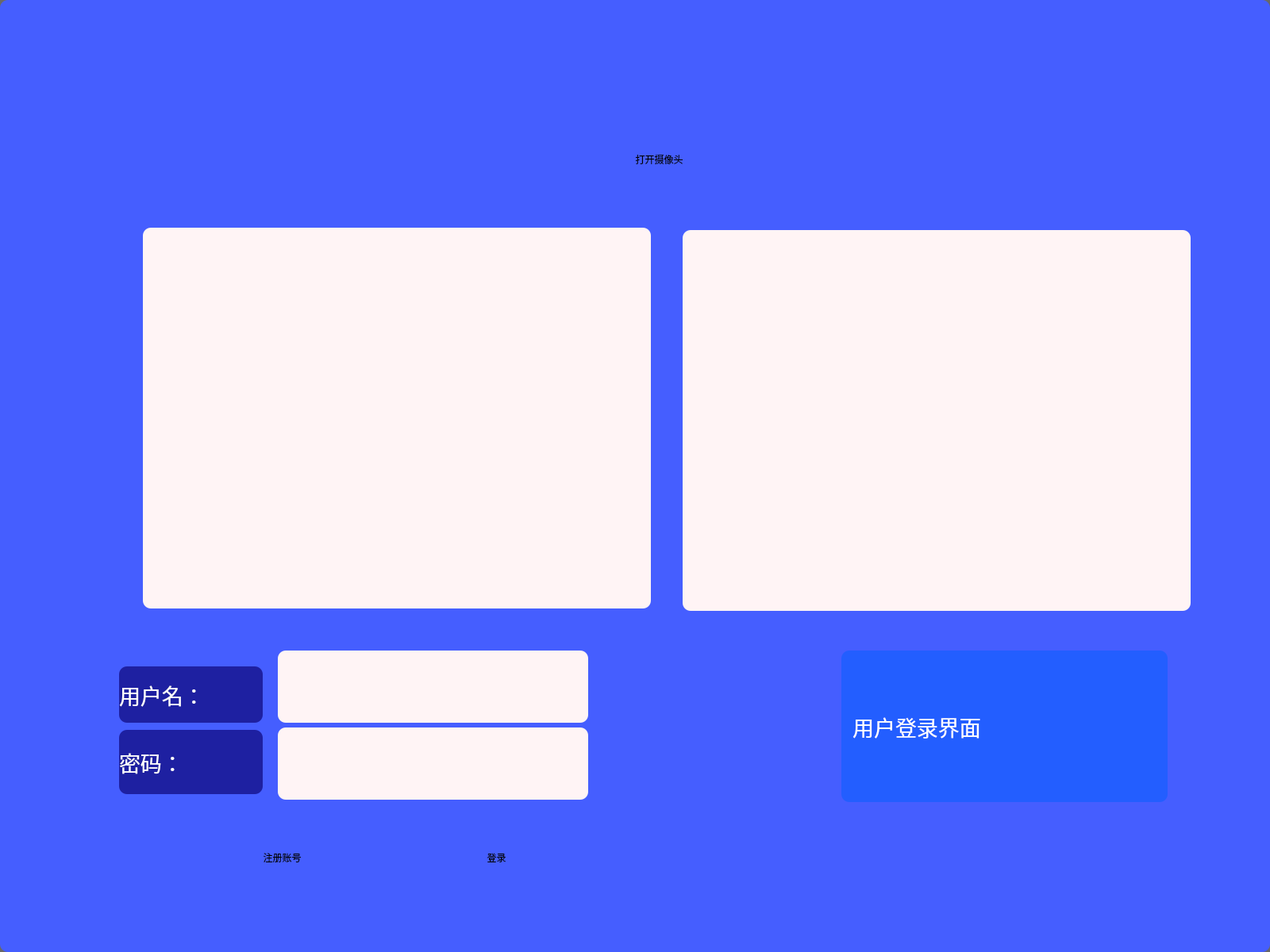
<?xml version="1.0" encoding="UTF-8"?>
<ui version="4.0">
 <class>MainWindow</class>
 <widget class="QMainWindow" name="MainWindow">
  <property name="enabled">
   <bool>true</bool>
  </property>
  <property name="geometry">
   <rect>
    <x>0</x>
    <y>0</y>
    <width>1600</width>
    <height>1200</height>
   </rect>
  </property>
  <property name="minimumSize">
   <size>
    <width>1600</width>
    <height>1200</height>
   </size>
  </property>
  <property name="maximumSize">
   <size>
    <width>1600</width>
    <height>1200</height>
   </size>
  </property>
  <property name="windowTitle">
   <string>MainWindow</string>
  </property>
  <property name="styleSheet">
   <string notr="true">background-color: rgb(104, 104, 104);

color：white；</string>
  </property>
  <widget class="QWidget" name="centralwidget">
   <property name="styleSheet">
    <string notr="true">background-color:rgb(69, 94, 255);
border-bottom-right-radius:10px;
border-top-left-radius:10px;
border-bottom-left-radius:10px;
border-top-right-radius:10px;
color：white；</string>
   </property>
   <widget class="QLabel" name="label_2">
    <property name="geometry">
     <rect>
      <x>1060</x>
      <y>820</y>
      <width>411</width>
      <height>191</height>
     </rect>
    </property>
    <property name="font">
     <font>
      <family>仿宋_GB2312</family>
      <pointsize>20</pointsize>
      <weight>50</weight>
      <italic>false</italic>
      <bold>false</bold>
     </font>
    </property>
    <property name="styleSheet">
     <string notr="true">color:white;
background-color: rgb(35, 94, 255);
font: 20pt &quot;仿宋_GB2312&quot;;</string>
    </property>
    <property name="text">
     <string>  用户登录界面</string>
    </property>
   </widget>
   <widget class="QLabel" name="label_3">
    <property name="geometry">
     <rect>
      <x>150</x>
      <y>840</y>
      <width>181</width>
      <height>71</height>
     </rect>
    </property>
    <property name="font">
     <font>
      <family>仿宋_GB2312</family>
      <pointsize>20</pointsize>
      <weight>50</weight>
      <italic>false</italic>
      <bold>false</bold>
     </font>
    </property>
    <property name="styleSheet">
     <string notr="true">color:white;
font: 20pt &quot;仿宋_GB2312&quot;;
background-color:rgb(30, 32, 161);</string>
    </property>
    <property name="text">
     <string>用户名：</string>
    </property>
   </widget>
   <widget class="QTextEdit" name="textEdit">
    <property name="geometry">
     <rect>
      <x>350</x>
      <y>820</y>
      <width>391</width>
      <height>91</height>
     </rect>
    </property>
    <property name="styleSheet">
     <string notr="true">background-color: rgb(255, 244, 245);
border-top-left-radius:10px;
border-bottom-left-radius:10px;
border-top-right-radius:10px;
border-bottom-right-radius:10px;</string>
    </property>
   </widget>
   <widget class="QLabel" name="label_4">
    <property name="geometry">
     <rect>
      <x>150</x>
      <y>920</y>
      <width>181</width>
      <height>81</height>
     </rect>
    </property>
    <property name="font">
     <font>
      <family>仿宋_GB2312</family>
      <pointsize>20</pointsize>
      <weight>50</weight>
      <italic>false</italic>
      <bold>false</bold>
     </font>
    </property>
    <property name="styleSheet">
     <string notr="true">color:white;
font: 20pt &quot;仿宋_GB2312&quot;;
background-color:rgb(30, 32, 161);</string>
    </property>
    <property name="text">
     <string>密码：</string>
    </property>
   </widget>
   <widget class="QTextEdit" name="textEdit_2">
    <property name="geometry">
     <rect>
      <x>350</x>
      <y>917</y>
      <width>391</width>
      <height>91</height>
     </rect>
    </property>
    <property name="styleSheet">
     <string notr="true">background-color: rgb(255, 244, 245);
border-top-left-radius:10px;
border-bottom-left-radius:10px;
border-top-right-radius:10px;
border-bottom-right-radius:10px;</string>
    </property>
   </widget>
   <widget class="QLabel" name="label">
    <property name="geometry">
     <rect>
      <x>180</x>
      <y>287</y>
      <width>640</width>
      <height>480</height>
     </rect>
    </property>
    <property name="styleSheet">
     <string notr="true">background-color: rgb(255, 244, 245);
border-top-left-radius:10px;
border-bottom-left-radius:10px;
border-top-right-radius:10px;
border-bottom-right-radius:10px;</string>
    </property>
    <property name="text">
     <string/>
    </property>
   </widget>
   <widget class="QPushButton" name="pushButton_3">
    <property name="geometry">
     <rect>
      <x>620</x>
      <y>170</y>
      <width>421</width>
      <height>61</height>
     </rect>
    </property>
    <property name="styleSheet">
     <string notr="true">QPushButton{
	background-color: rgb(0, 0, 0);
	color: rgb(255, 255, 255);
	border: 3px solid rgb(0,0,0);
	border-radius:10px;

	font: 16pt &quot;华文琥珀&quot;;
}

QPushButton::hover{
	color: rgb(0, 0, 0);
	background-color: rgb(255, 255, 255);}
QPushButton::pressed{
	padding-top:5px;
	padding-left:5px}

	padding-top:5px;
	padding-left:5px

</string>
    </property>
    <property name="text">
     <string>打开摄像头</string>
    </property>
   </widget>
   <widget class="QPushButton" name="pushButton_2">
    <property name="geometry">
     <rect>
      <x>550</x>
      <y>1040</y>
      <width>151</width>
      <height>81</height>
     </rect>
    </property>
    <property name="styleSheet">
     <string notr="true">QPushButton{
	background-color: rgb(0, 0, 0);
	color: rgb(255, 255, 255);
	border: 3px solid rgb(0,0,0);
	border-radius:10px;

	font: 16pt &quot;华文琥珀&quot;;
}

QPushButton::hover{
	color: rgb(0, 0, 0);
	background-color: rgb(255, 255, 255);}
QPushButton::pressed{
	padding-top:5px;
	padding-left:5px}

	padding-top:5px;
	padding-left:5px

</string>
    </property>
    <property name="text">
     <string>登录</string>
    </property>
   </widget>
   <widget class="QPushButton" name="pushButton">
    <property name="geometry">
     <rect>
      <x>240</x>
      <y>1040</y>
      <width>231</width>
      <height>81</height>
     </rect>
    </property>
    <property name="styleSheet">
     <string notr="true">QPushButton{
	background-color: rgb(0, 0, 0);
	color: rgb(255, 255, 255);
	border: 3px solid rgb(0,0,0);
	border-radius:10px;

	font: 16pt &quot;华文琥珀&quot;;
}

QPushButton::hover{
	color: rgb(0, 0, 0);
	background-color: rgb(255, 255, 255);}
QPushButton::pressed{
	padding-top:5px;
	padding-left:5px}

	padding-top:5px;
	padding-left:5px

</string>
    </property>
    <property name="text">
     <string>注册账号</string>
    </property>
   </widget>
   <widget class="QLabel" name="label_5">
    <property name="geometry">
     <rect>
      <x>860</x>
      <y>290</y>
      <width>640</width>
      <height>480</height>
     </rect>
    </property>
    <property name="styleSheet">
     <string notr="true">background-color: rgb(255, 244, 245);
border-top-left-radius:10px;
border-bottom-left-radius:10px;
border-top-right-radius:10px;
border-bottom-right-radius:10px;</string>
    </property>
    <property name="text">
     <string/>
    </property>
   </widget>
   <zorder>pushButton_2</zorder>
   <zorder>pushButton</zorder>
   <zorder>label_2</zorder>
   <zorder>label_3</zorder>
   <zorder>textEdit</zorder>
   <zorder>label_4</zorder>
   <zorder>textEdit_2</zorder>
   <zorder>label</zorder>
   <zorder>pushButton_3</zorder>
   <zorder>label_5</zorder>
  </widget>
 </widget>
 <resources>
  <include location="pictures.qrc"/>
 </resources>
 <connections/>
</ui>
